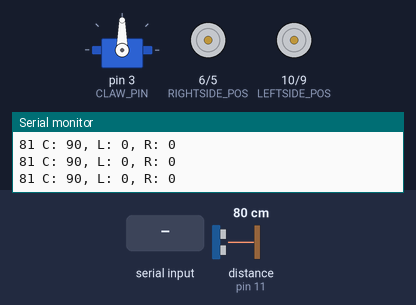
Bench run of a sketch on a simulated Arduino Uno, built with avr-gcc and run on an emulated ATmega328P. Shown: servo, motor-driver pin pairs drawn as motors (green arrow = first pin HIGH = forward, orange = second pin HIGH = backward, longer = more drive), the last lines printed to the serial monitor. The test bench sets the inputs (shaded band); at power-on: distance to the obstacle (sensor on pin 11) 80 cm. The echo pulse lasts 58.3 µs per cm.

Above: at 1.2 s.
1.3 s: "90,45,200\n" received over Serial
At 2.4 s:
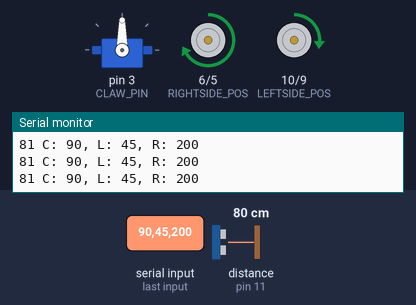
2.8 s: "30,150,10\n" received over Serial
At 3.3 s:
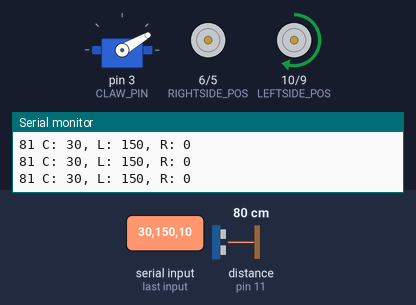
4.3 s: "90,45\n" received over Serial
At 5.5 s:
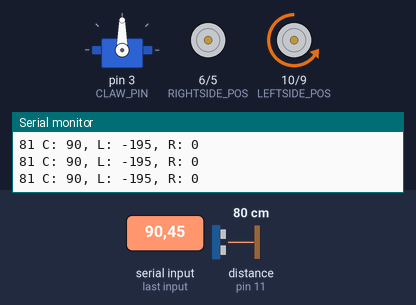
5.8 s: "0\n" received over Serial
At 6.8 s:
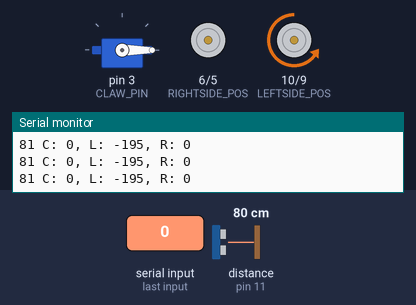
7.3 s: "2\n" received over Serial
At 7.9 s:
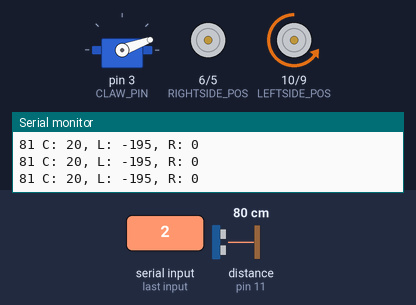
8.8 s: "5\n" received over Serial
At 9.1 s:
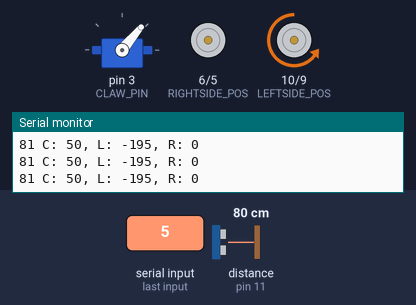
Timing chart, 0 to 11.3 s (numbered marks = the images above; inputs shaded):
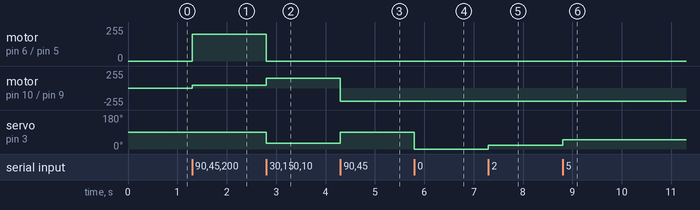

The sketch:

program.ino
```cpp
#include <NewPing.h>
#include <Servo.h>
#include <string.h>
#include <stdlib.h>

#define LEFTSIDE_NEG   9
#define LEFTSIDE_POS   10
#define RIGHTSIDE_NEG  5
#define RIGHTSIDE_POS  6
#define CLAW_PIN       3
#define TRIGGER_PIN    12
#define ECHO_PIN       11
#define MAX_DISTANCE   200
#define INTERVAL       50

char buf[256];
Servo claw;
int clawSpeed;
int leftSpeed;
int rightSpeed;
NewPing sonar(TRIGGER_PIN, ECHO_PIN, MAX_DISTANCE);
unsigned long oldTime;

// Limit the Servo between 0 and 180
int limitServo(int x) {
  return (x > 180) ? 180 : ((x < 0) ? 0 : x);
}

// If the value is between 0-255, then return as is
// If the value is between 256-510, then subtract 255, and return that value as negative
// Else return 0
int limitPWM(int x) {
  if (x > 255)
    x = -(x - 255);
  if (x < -255)
    x = 0;
  return x;
}

// Set the speeds based on what was read from Serial Buffer
void setSpeeds() {
  char temp[4];
  if (strlen(buf) != 9) {
    //Serial.print("Invalid message: ");
    //Serial.println(buf);
    return;
  }
  for (int i = 0; i < 3; i++) {
    memcpy(temp, &buf[i * 3], 3 * sizeof(char));
    temp[3] = '\0';
    switch (i) {
      case 0:
        clawSpeed = limitServo(atoi(temp));
        break;
      case 1:
        leftSpeed = limitPWM(atoi(temp));
        break;
      case 2:
        rightSpeed = limitPWM(atoi(temp));
        break;
    }
  }
}

// Print out the Speeds to the Serial Console
void printSpeeds() {
  Serial.print("C: ");
  Serial.print(clawSpeed);
  Serial.print(", L: ");
  Serial.print(leftSpeed);
  Serial.print(", R: ");
  Serial.println(rightSpeed);
}

void setup() {
  // Begin Serial
  Serial.begin(115200);

  // variable inits
  clawSpeed = 90;
  leftSpeed = 0;
  rightSpeed = 0;
  claw.attach(CLAW_PIN);
  pinMode(LEFTSIDE_NEG, OUTPUT);
  pinMode(LEFTSIDE_POS, OUTPUT);
  pinMode(RIGHTSIDE_NEG, OUTPUT);
  pinMode(RIGHTSIDE_POS, OUTPUT);
  oldTime = millis();
}

void loop() {
  // Read from Serial
  if (Serial.available() > 0) {
    int n;
    n = Serial.readBytesUntil('\n', buf, 255);
    setSpeeds();
  }

  // Write the speeds
  claw.write(clawSpeed);
  if (leftSpeed < 0) {
    analogWrite(LEFTSIDE_POS, 0);
    analogWrite(LEFTSIDE_NEG, abs(leftSpeed));
  } else {
    analogWrite(LEFTSIDE_NEG, 0);
    analogWrite(LEFTSIDE_POS, abs(leftSpeed));
  }
  if (rightSpeed < 0) {
    analogWrite(RIGHTSIDE_POS, 0);
    analogWrite(RIGHTSIDE_NEG, abs(rightSpeed));
  } else {
    analogWrite(RIGHTSIDE_NEG, 0);
    analogWrite(RIGHTSIDE_POS, abs(rightSpeed));
  }

  // print data back to serial
  if (millis() - oldTime >= INTERVAL) {
    oldTime = millis();
    unsigned int distance_cm = sonar.ping_cm();
    Serial.print(distance_cm);
    Serial.print(" ");
    printSpeeds();
  }
}
```

Measured:
- after the input at 1.3 s, motor on pin 6 (RIGHTSIDE_POS) / pin 5 (RIGHTSIDE_NEG): stopped → forward 200/255 at once; motor on pin 10 (LEFTSIDE_POS) / pin 9 (LEFTSIDE_NEG): stopped → forward 45/255 at once
- after the input at 2.8 s, motor on pin 6 (RIGHTSIDE_POS) / pin 5 (RIGHTSIDE_NEG): forward 200/255 → stopped at once; motor on pin 10 (LEFTSIDE_POS) / pin 9 (LEFTSIDE_NEG): forward 45/255 → forward 150/255 at once; servo on pin 3 (CLAW_PIN): 90° → 30° at once
- after the input at 4.3 s, motor on pin 10 (LEFTSIDE_POS) / pin 9 (LEFTSIDE_NEG): forward 150/255 → backward 195/255 at once; servo on pin 3 (CLAW_PIN): 30° → 90° at once
- after the input at 5.8 s, servo on pin 3 (CLAW_PIN): 90° → 0° at once
- after the input at 7.3 s, servo on pin 3 (CLAW_PIN): 0° → 20° at once
- after the input at 8.8 s, servo on pin 3 (CLAW_PIN): 20° → 50° at once
